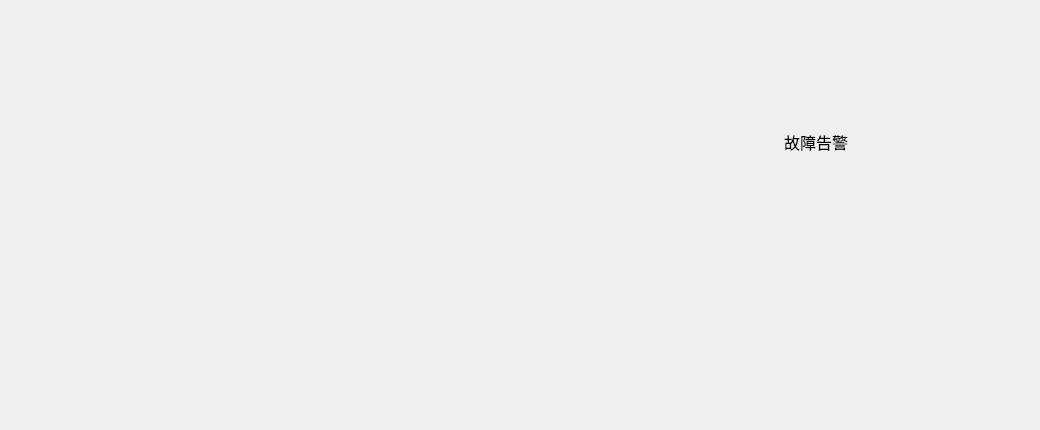
        <widget class="QWidget" name="OutsideDevPage">
         <widget class="QWidget" name="widget" native="true">
          <property name="geometry">
           <rect>
            <x>600</x>
            <y>110</y>
            <width>431</width>
            <height>311</height>
           </rect>
          </property>
          <property name="styleSheet">
           <string notr="true">border-image: url(:/res/Boxback.png);</string>
          </property>
          <layout class="QVBoxLayout" name="verticalLayout">
           <property name="spacing">
            <number>20</number>
           </property>
           <property name="leftMargin">
            <number>20</number>
           </property>
           <property name="topMargin">
            <number>20</number>
           </property>
           <property name="rightMargin">
            <number>20</number>
           </property>
           <property name="bottomMargin">
            <number>20</number>
           </property>
           <item>
            <layout class="QHBoxLayout" name="horizontalLayout">
             <item>
              <spacer name="horizontalSpacer_21">
               <property name="orientation">
                <enum>Qt::Horizontal</enum>
               </property>
               <property name="sizeHint" stdset="0">
                <size>
                 <width>40</width>
                 <height>20</height>
                </size>
               </property>
              </spacer>
             </item>
             <item>
              <widget class="QLabel" name="label_25">
               <property name="font">
                <font>
                 <family>宋体</family>
                 <pointsize>12</pointsize>
                </font>
               </property>
               <property name="styleSheet">
                <string notr="true">background-color:transparent;
border-image: url();</string>
               </property>
               <property name="text">
                <string>故障告警</string>
               </property>
               <property name="alignment">
                <set>Qt::AlignCenter</set>
               </property>
              </widget>
             </item>
             <item>
              <spacer name="horizontalSpacer_22">
               <property name="orientation">
                <enum>Qt::Horizontal</enum>
               </property>
               <property name="sizeHint" stdset="0">
                <size>
                 <width>40</width>
                 <height>20</height>
                </size>
               </property>
              </spacer>
             </item>
            </layout>
           </item>
           <item>
            <widget class="QListView" name="CurrentWarnTable2">
             <property name="styleSheet">
              <string notr="true">background-color:transparent;
border-image: url(:/res/Boxbackg.png);</string>
             </property>
            </widget>
           </item>
          </layout>
         </widget>
        </widget>
